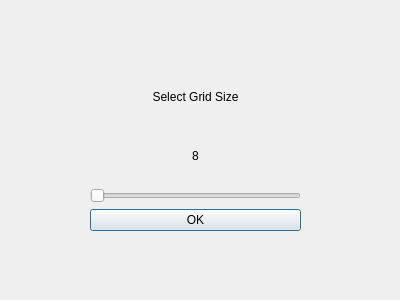
<?xml version="1.0" encoding="UTF-8"?>
<ui version="4.0">
 <class>GridSizeDialog</class>
 <widget class="QDialog" name="GridSizeDialog">
  <property name="geometry">
   <rect>
    <x>0</x>
    <y>0</y>
    <width>400</width>
    <height>300</height>
   </rect>
  </property>
  <property name="windowTitle">
   <string>Dialog</string>
  </property>
  <widget class="QWidget" name="">
   <property name="geometry">
    <rect>
     <x>90</x>
     <y>70</y>
     <width>211</width>
     <height>161</height>
    </rect>
   </property>
   <layout class="QVBoxLayout" name="verticalLayout">
    <item>
     <widget class="QLabel" name="label">
      <property name="text">
       <string>Select Grid Size</string>
      </property>
      <property name="alignment">
       <set>Qt::AlignCenter</set>
      </property>
     </widget>
    </item>
    <item>
     <widget class="QLabel" name="gridSizeLabel">
      <property name="text">
       <string>8</string>
      </property>
      <property name="alignment">
       <set>Qt::AlignCenter</set>
      </property>
     </widget>
    </item>
    <item>
     <widget class="QSlider" name="gridSizeSlider">
      <property name="minimum">
       <number>8</number>
      </property>
      <property name="maximum">
       <number>64</number>
      </property>
      <property name="orientation">
       <enum>Qt::Horizontal</enum>
      </property>
     </widget>
    </item>
    <item>
     <widget class="QPushButton" name="okButton">
      <property name="text">
       <string>OK</string>
      </property>
     </widget>
    </item>
   </layout>
  </widget>
 </widget>
 <resources/>
 <connections/>
</ui>
